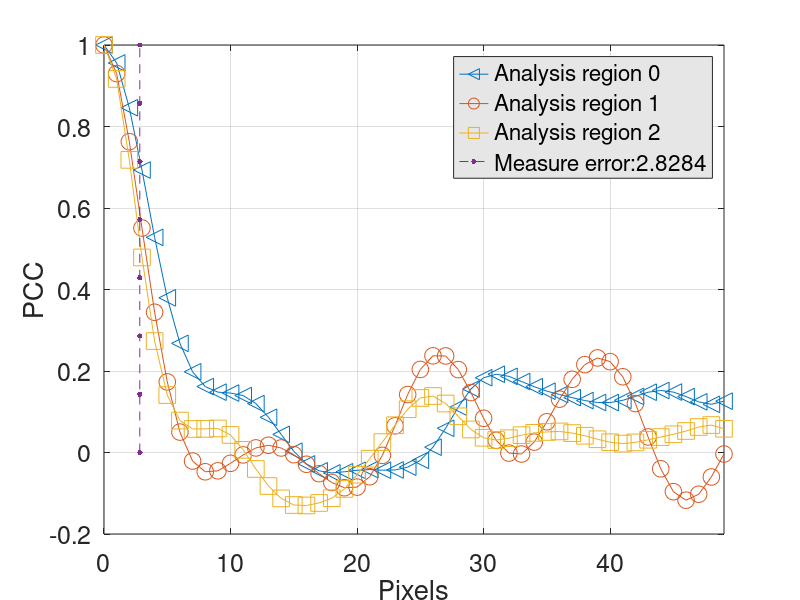

MATLAB code to generate this figure:
%
p0=load('PCC-Point0-des.dat');
p1=load('PCC-Point1-des.dat');
p2=load('PCC-Point2-des.dat');

N=50;
t=[0:N-1];

nss=8;

hp1=plot(t,p0(1:N),'-<',t,p1(1:N),'-o',t,p2(1:N),'-s',2.8284*ones(1,nss),linspace(0,1,nss),'--.');
grid
%grid minor
hl1=legend('Analysis region 0','Analysis region 1','Analysis region 2','Measure error:2.8284','location','northeast');
hx1=xlabel('Pixels');
hy1=ylabel('PCC');
xlim([0 N-1]);

hf1=gcf();
ha1=gca();



%%%%%%%%%%%%%%%%%%%%%%%%%%%%%%%%%%%%%%%%%%%%%%%%%%%%%%%%%%%%%%%%%%%%%%%%%%%%%%%%
FONTSIZE=18;
COLORGRAY=[0.9,0.9,0.9];
MARKSIZE=12;
set (hx1, "fontsize", FONTSIZE);
set (hy1, "fontsize", FONTSIZE);

set(ha1,'FontSize',FONTSIZE);
set(hp1,'MarkerSize', MARKSIZE);
set(hl1,'color', COLORGRAY,'interpreter','tex');

refresh(hf1);

print(hf1 ,'numresult1-maketestjoint-des.eps' ,'-deps','-portrait',['-F:',int2str(FONTSIZE)]);

